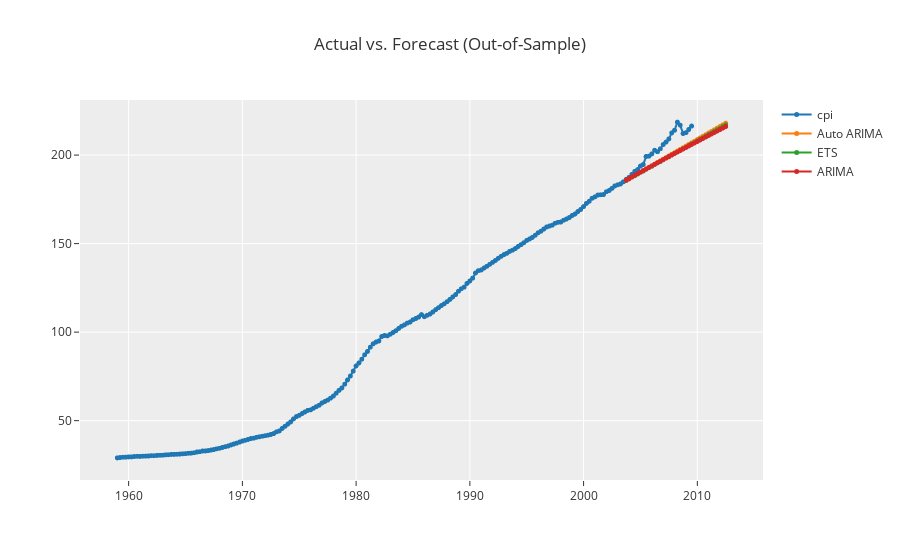

The notebook cell saved with this chart:
### Code cell
exp.plot_model(comparison_models, plot='forecast', data_kwargs={"fh": 36})

### Figure 1 — Plotly figure (JSON) as saved in the notebook; plotly's stock layout.template omitted (floating-point values rounded to 4 significant figures; data arrays with more than 128 entries replaced by an {"elided": "..."} marker saying what was removed)
{"data": [{"line": {"color": "rgb(31, 119, 180)", "width": 2}, "marker": {"color": "rgb(31, 119, 180)", "size": 5}, "mode": "lines+markers", "name": "cpi", "type": "scattergl", "x": {"elided": "215 str values"}, "xaxis": "x", "y": {"elided": "215 float values"}, "yaxis": "y"}, {"line": {"color": "rgb(255, 127, 14)", "width": 2}, "marker": {"color": "rgb(255, 127, 14)", "size": 5}, "mode": "lines+markers", "name": "Auto ARIMA", "type": "scattergl", "x": {"elided": "215 str values"}, "xaxis": "x", "y": {"elided": "215 float values"}, "yaxis": "y"}, {"line": {"color": "rgb(44, 160, 44)", "width": 2}, "marker": {"color": "rgb(44, 160, 44)", "size": 5}, "mode": "lines+markers", "name": "ETS", "type": "scattergl", "x": {"elided": "215 str values"}, "xaxis": "x", "y": {"elided": "215 float values"}, "yaxis": "y"}, {"line": {"color": "rgb(214, 39, 40)", "width": 2}, "marker": {"color": "rgb(214, 39, 40)", "size": 5}, "mode": "lines+markers", "name": "ARIMA", "type": "scattergl", "x": {"elided": "215 str values"}, "xaxis": "x", "y": {"elided": "215 float values"}, "yaxis": "y"}], "layout": {"showlegend": true, "title": {"text": "Actual vs. Forecast (Out-of-Sample)"}, "xaxis": {"anchor": "y", "domain": [0, 1]}, "yaxis": {"anchor": "x", "domain": [0, 1]}}}
